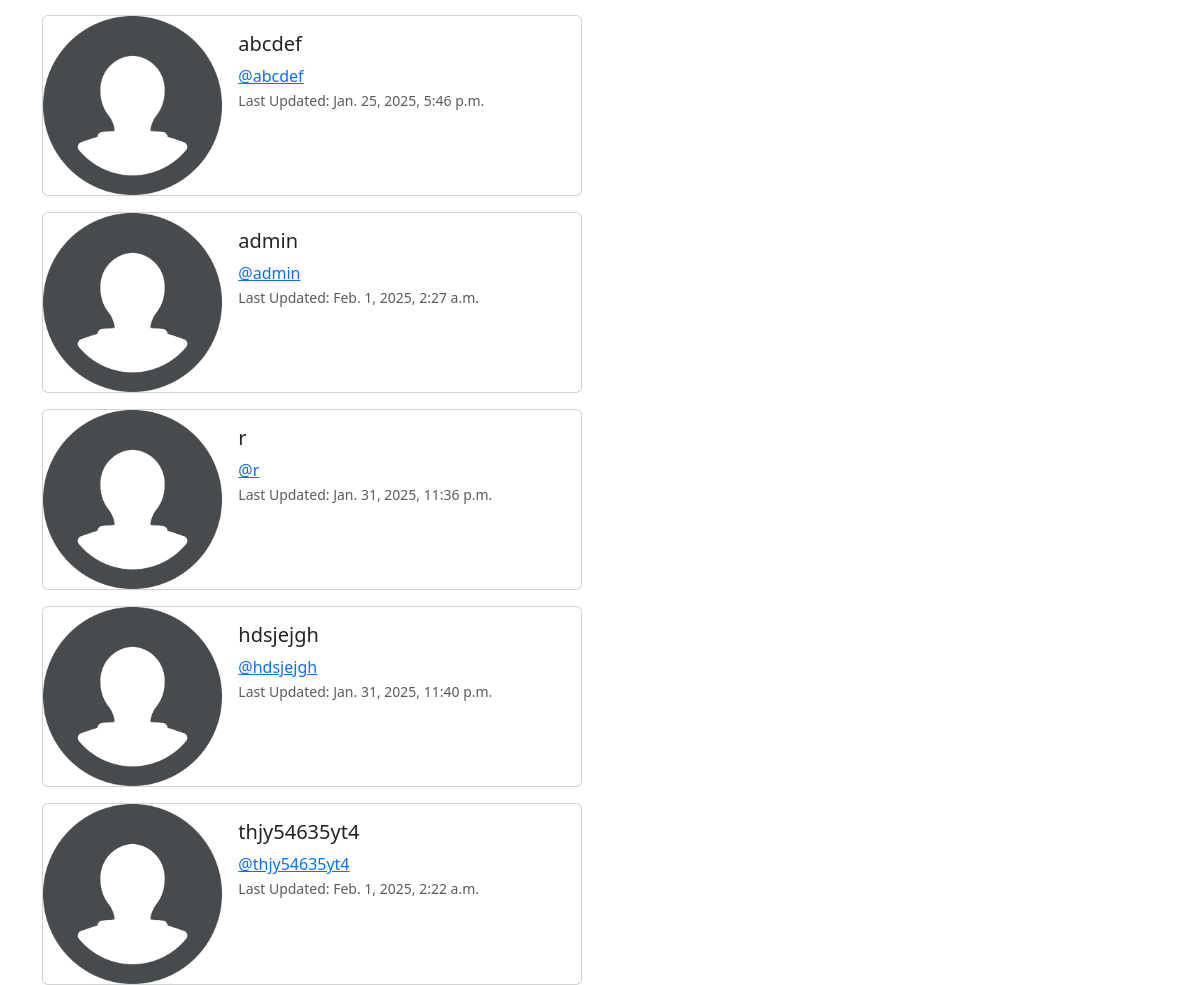
Before: /profile_list/ (middle part) with the older database file.
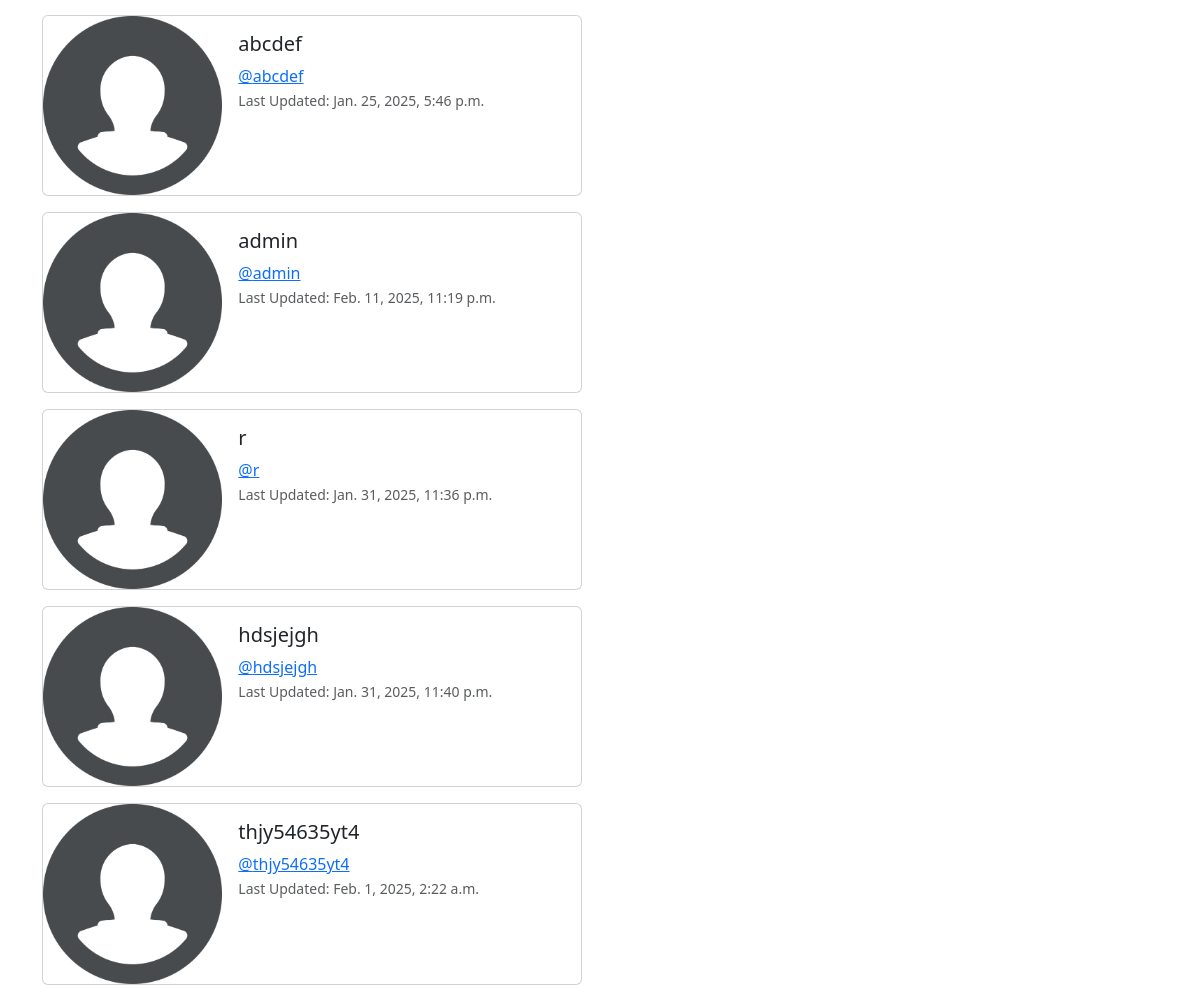
After: the same page with the newer database file.
### social/models.py (models this page shows, shortened)
class Profile(models.Model): #profile model is in every user model
    user = models.OneToOneField(User, on_delete=models.CASCADE) #each user has one unique profile
    follows = models.ManyToManyField("self", #follows contain any amount of other profiles
                                     related_name="followed_by", #so you can see every profile that follows this one
                                     symmetrical=False, #so following doesn't have to go both ways
                                     blank=True) #following can be blank
    date_modified = models.DateTimeField(User, auto_now=True) #last time a profile was modified
    profile_image = models.ImageField(null=True,blank=True,upload_to='images/') #profile image

### social/views.py (the view)
# urls.py: path('profile_list/',views.profile_list,name="profile_list"),
def profile_list(request):
    profiles = Profile.objects.all() if not request.user.is_authenticated else Profile.objects.exclude(user=request.user)  # sends all profiles except user's profile (if logged in) to be displayed
    return render(request, 'profile_list.html', {'profiles': profiles})

### social/templates/profile_list.html (shortened to what this page needs)
{% extends 'base.html' %}
{% load static %}
{% block content %}
<br>
<br>
{% if profiles %}
    {% for profile in profiles %}
        <div class="card mb-3" style="max-width: 540px;">
  <div class="row g-0">
    <div class="col-md-4">
      <img src="{% static 'images/profile-default.png' %}" class="img-fluid rounded-start" alt="...">
    </div>
    <div class="col-md-8">
      <div class="card-body">
        <h5 class="card-title">{{ profile.user.username }}</h5>
        <a href="{% url 'profile' profile.user.id %}" class="card-text">@{{ profile.user.username|lower }}</a> <br>
        <p class="card-text"><small class="text-body-secondary">Last Updated: {{ profile.date_modified }}</small></p>
      </div>
    </div>
  </div>
</div>
    {% endfor %}
{% endif %}
{% endblock %}

Changed rows visible on the page:
changed Profile "admin": date_modified "Feb. 1, 2025, 2:27 a.m." → "Feb. 11, 2025, 11:19 p.m."
